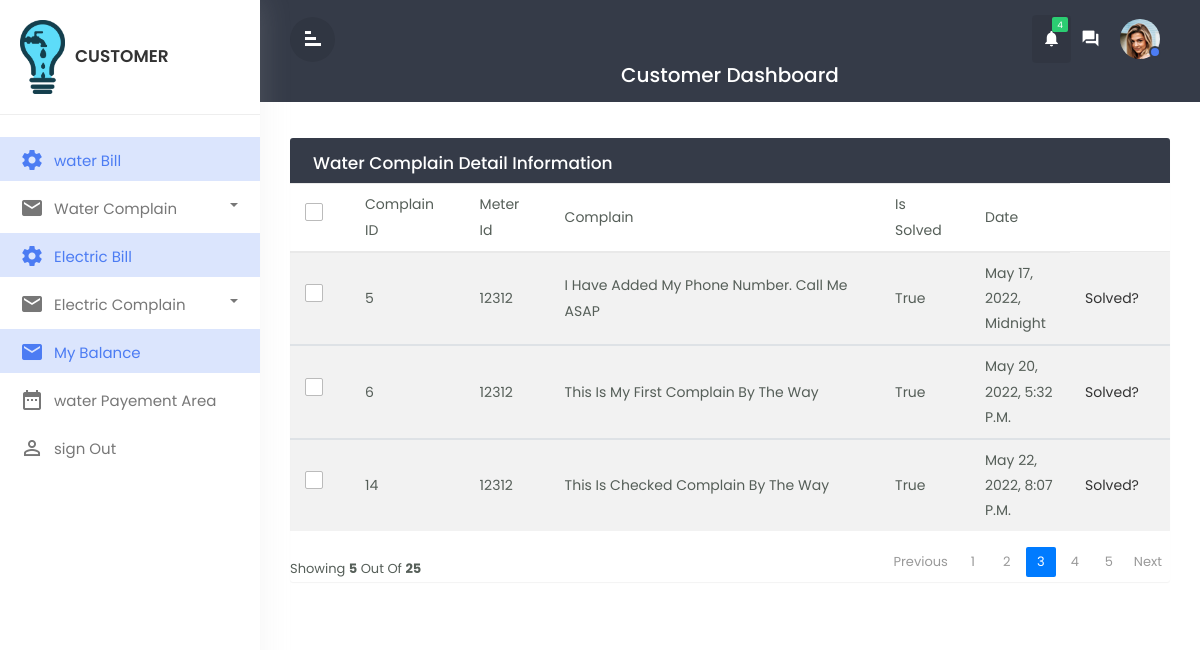
/viewwatercomplain (signed in), run on an earlier commit of the app's database.
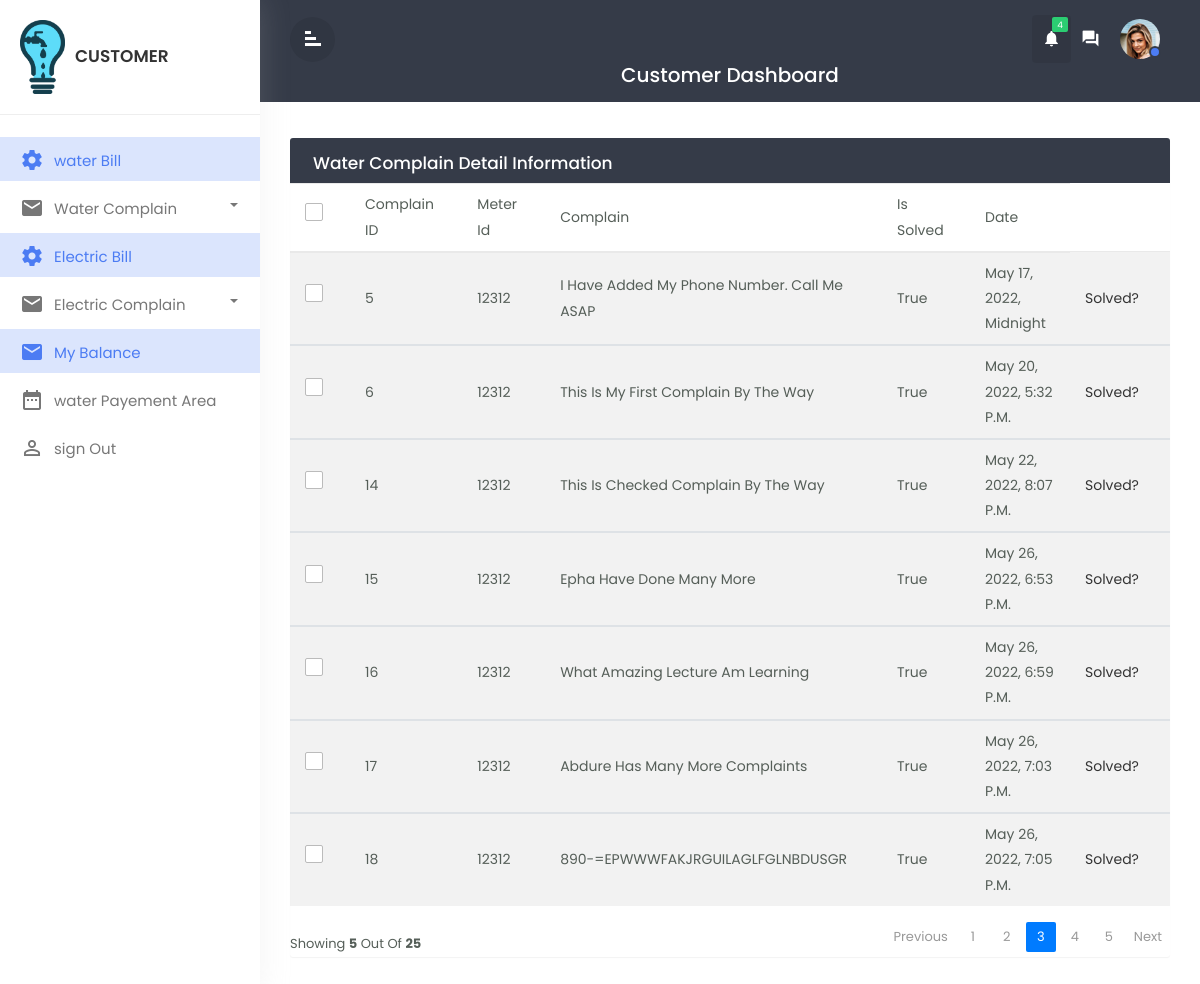
And on a later commit of the database.
### water/models.py (models this page shows, shortened)
class WaterComplain(models.Model):
    id =models.AutoField(primary_key=True)
    meter_id = models.ForeignKey(on_delete=models.CASCADE, to=WaterCustomer)
    complain = models.TextField()
    date = models.DateTimeField(default=timezone.now)
    is_solved = models.CharField(max_length=50,default=False )#null=True,default='not solved')
    phone_number=models.IntegerField(null=True)
    assigned_to=models.ForeignKey(WaterTechnician,null=True,max_length=100, on_delete=models.CASCADE,)
    class Meta:
        db_table = "water_complain"

### water/views.py (the view)
# urls.py: path('viewwatercomplain',views.viewwatercomplain,name='viewwatercomplain'),
def viewwatercomplain(request):
    x=request.user.username
    y= WaterCustomer.objects.get(username=x)
    watercomplaindata = WaterComplain.objects.filter(meter_id_id =y)
    context = {
        'watercomplaindata':watercomplaindata
    }
    return render(request,'customer/viewwatercomplain.html',context)

### templates/customer/viewwatercomplain.html (shortened to what this page needs)
{% extends 'customer/customerbase.html' %}
{% block content %}
<div id="mymain" class="main-content">
    <div class="row">
    <div class="col-md-12">
        <div class="table-wrapper">
        <div class="table-title">
            <div class="row">
                <div class="col-sm-6 p-0 flex justify-content-lg-start justify-content-center">
                <h2 class="ml-lg-2">Water Complain Detail Information</h2>
                </div>
            </div>
        </div>
        <table class="table table-striped table-hover">
            <thead>
                <tr>
                <th><span class="custom-checkbox">
                <label for="selectAll"></label></th>
                <th>Complain ID</th>
                <th>Meter Id</th>
                <th>Complain</th>
                <th>Is Solved</th>
                <th>Date</th>
                </tr>
            </thead>
            {% for data in watercomplaindata %}
            <tbody>
                <tr>
                <th><span class="custom-checkbox">
                <label for="checkbox1"></label></th>
                <th>{{data.id}}</th>
                <th>{{data.meter_id_id}}</th>
                <th>{{data.complain}}</th>
                <th>{{data.is_solved}}</th>
                <th>{{data.date}}</th>
                <th>
                <form action=" " method="post">
                <a  href="{% url 'reportwatersolved' %}">solved?</a>
                </form>
                </th>
                </tr>
            </tbody>
            {%endfor%}
        </table>
        <div class="clearfix">
            <div class="hint-text">showing <b>5</b> out of <b>25</b></div>
            <ul class="pagination">
            <li class="page-item disabled"><a href="#">Previous</a></li>
            <li class="page-item "><a href="#"class="page-link">1</a></li>
            <li class="page-item "><a href="#"class="page-link">2</a></li>
            <li class="page-item active"><a href="#"class="page-link">3</a></li>
            <li class="page-item "><a href="#"class="page-link">4</a></li>
            <li class="page-item "><a href="#"class="page-link">5</a></li>
            <li class="page-item "><a href="#" class="page-link">Next</a></li>
            </ul>
        </div>
        </div>
    </div>
    </div>
</div>
{% endblock content %}

What changed in the data, as far as the page shows it:
added WaterComplain: id "15", meter_id_id "12312", complain "Epha Have Done Many More", is_solved "True", date "May 26, 2022, 6:53 P.m."
added WaterComplain: id "16", meter_id_id "12312", complain "What Amazing Lecture Am Learning", is_solved "True", date "May 26, 2022, 6:59 P.m."
added WaterComplain: id "17", meter_id_id "12312", complain "Abdure Has Many More Complaints", is_solved "True", date "May 26, 2022, 7:03 P.m."
added WaterComplain: id "18", meter_id_id "12312", complain "890-=EPWWWFAKJRGUILAGLFGLNBDUSGR", is_solved "True", date "May 26, 2022, 7:05 P.m."
